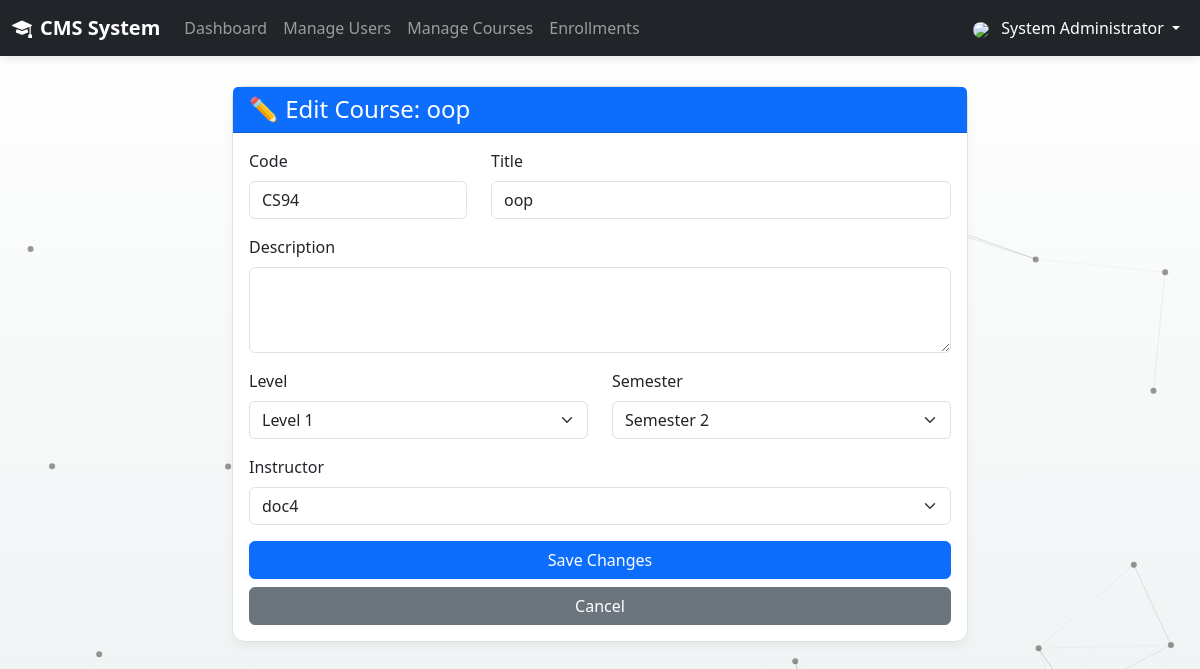
The app's page /edit_course.php?id=21 (signed in) with its own data.
### tables this page shows
CREATE TABLE `courses` (
  `id` int(11) NOT NULL,
  `course_code` varchar(10) NOT NULL,
  `title` varchar(255) NOT NULL,
  `description` text NOT NULL,
  `level` tinyint(2) NOT NULL DEFAULT 1,
  `semester` tinyint(2) NOT NULL DEFAULT 1,
  `instructor_id` int(11) NOT NULL
);

CREATE TABLE `users` (
  `id` int(11) NOT NULL,
  `username` varchar(100) NOT NULL,
  `full_name` varchar(255) DEFAULT NULL,
  `student_code` varchar(50) DEFAULT NULL,
  `password` varchar(255) NOT NULL,
  `role` enum('admin','instructor','student') NOT NULL
);

### edit_course.php (the view, shortened to what this page needs)
<?php
include 'includes/header.php';
$id = (int)$_GET['id'];
$course = $conn->query("SELECT * FROM courses WHERE id=$id")->fetch_assoc();
$instructors = $conn->query("SELECT id, username FROM users WHERE role='instructor'");
?>
<div class="row justify-content-center">
    <div class="col-md-8">
        <div class="card card-custom">
            <div class="card-header bg-primary text-white">
                <h4 class="mb-0">✏️ Edit Course: <?php echo htmlspecialchars($course['title']); ?></h4>
            </div>
            <div class="card-body">
                <form method="POST">
                    <div class="row">
                        <div class="col-md-4 mb-3">
                            <label class="form-label">Code</label>
                            <input type="text" name="code" class="form-control" value="<?php echo htmlspecialchars($course['course_code']); ?>" required>
                        </div>
                        <div class="col-md-8 mb-3">
                            <label class="form-label">Title</label>
                            <input type="text" name="title" class="form-control" value="<?php echo htmlspecialchars($course['title']); ?>" required>
                        </div>
                    </div>
                    <div class="mb-3">
                        <label class="form-label">Description</label>
                        <textarea name="description" class="form-control" rows="3"><?php echo htmlspecialchars($course['description']); ?></textarea>
                    </div>
                    <div class="row">
                        <div class="col-md-6 mb-3">
                            <label class="form-label">Level</label>
                            <select name="level" class="form-select" required>
                                <?php for ($lvl = 1; $lvl <= 4; $lvl++): ?>
                                    <option value="<?php echo $lvl; ?>" <?php if ((int)$course['level'] === $lvl) echo 'selected'; ?>>
                                        Level <?php echo $lvl; ?>
                                    </option>
                                <?php endfor; ?>
                            </select>
                        </div>
                        <div class="col-md-6 mb-3">
                            <label class="form-label">Semester</label>
                            <select name="semester" class="form-select" required>
                                <?php for ($sem = 1; $sem <= 2; $sem++): ?>
                                    <option value="<?php echo $sem; ?>" <?php if ((int)$course['semester'] === $sem) echo 'selected'; ?>>
                                        Semester <?php echo $sem; ?>
                                    </option>
                                <?php endfor; ?>
                            </select>
                        </div>
                    </div>
                    <div class="mb-3">
                        <label class="form-label">Instructor</label>
                        <select name="instructor_id" class="form-select" required>
                            <?php while($inst = $instructors->fetch_assoc()): ?>
                                <option value="<?php echo $inst['id']; ?>" <?php if($inst['id'] == $course['instructor_id']) echo 'selected'; ?>>
                                    <?php echo $inst['username']; ?>
                                </option>
                            <?php endwhile; ?>
                        </select>
                    </div>
                    <div class="d-grid gap-2">
                        <button type="submit" name="update_course" class="btn btn-primary">Save Changes</button>
                        <a href="courses.php" class="btn btn-secondary">Cancel</a>
                    </div>
                </form>
            </div>
        </div>
    </div>
</div>
<?php include 'includes/footer.php'; ?>

### includes/header.php (style rules this page uses)
body { font-family: 'Segoe UI', Tahoma, Geneva, Verdana, sans-serif; background-color: #f4f7f6; min-height: 100vh; color: #333; }
.card-custom { background: #ffffff; border: 1px solid #e0e0e0; border-radius: 12px; box-shadow: 0 4px 10px rgba(0,0,0,0.05); transition: transform 0.3s; }
a { text-decoration: none; }

### records on screen
courses: title "oop", code "CS94", level "Level 1", semester "Semester 2", instructor_id "doc4"

### other values on screen
$label "Dashboard"
$label "Manage Users"
$label "Manage Courses"
$label "Enrollments"
$display_name "System Administrator"
